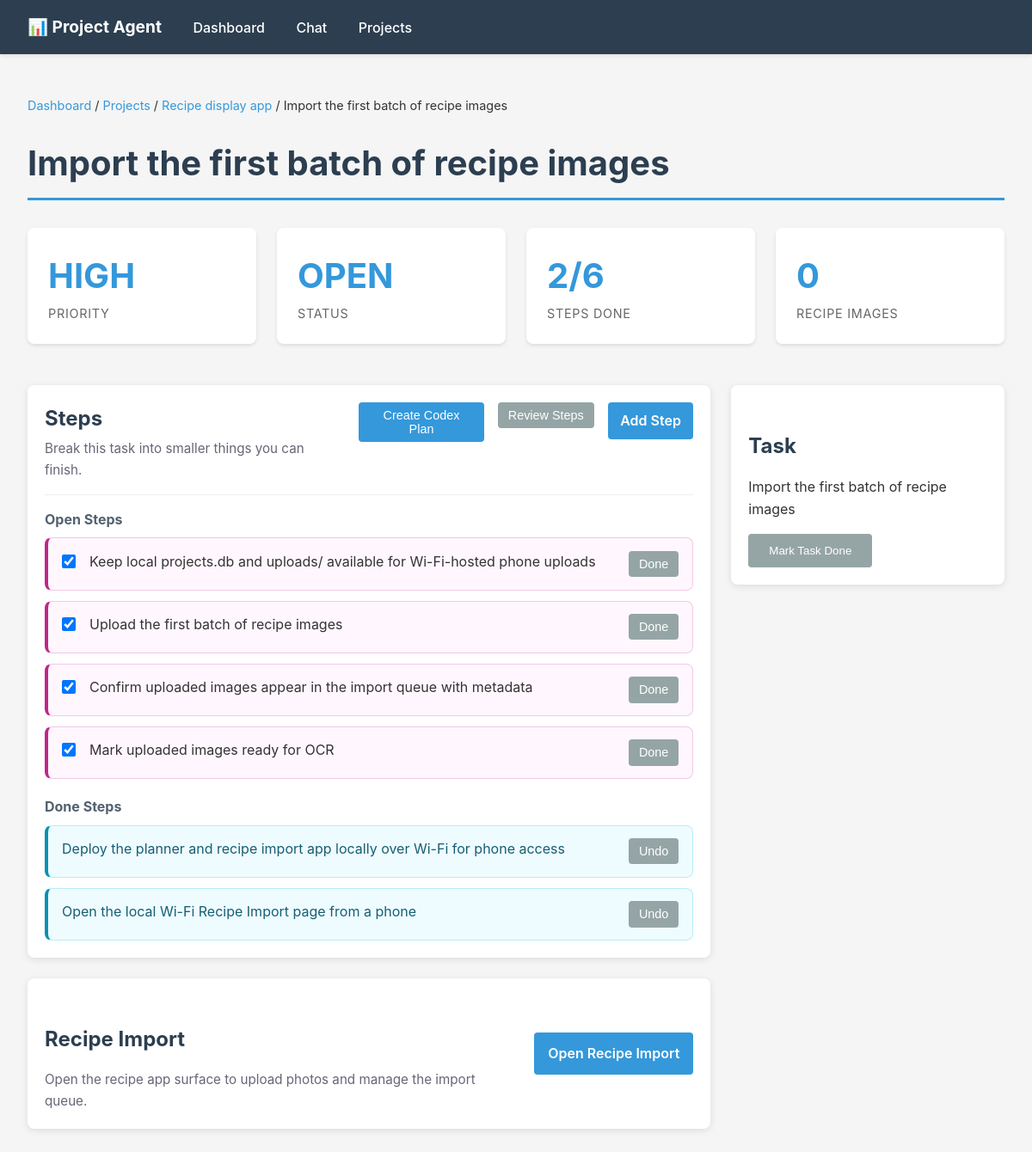
The page /projects/2/actions/10 on the database its author committed.
### tables this page shows
CREATE TABLE projects (
                id INTEGER PRIMARY KEY AUTOINCREMENT,
                name TEXT UNIQUE NOT NULL,
                status TEXT DEFAULT 'active',
                created_at TEXT DEFAULT CURRENT_TIMESTAMP,
                updated_at TEXT DEFAULT CURRENT_TIMESTAMP
            , description TEXT DEFAULT '', priority_score INTEGER DEFAULT 3, focus_reason TEXT DEFAULT '');

CREATE TABLE recommended_actions (
                id INTEGER PRIMARY KEY AUTOINCREMENT,
                project_id INTEGER NOT NULL,
                action TEXT NOT NULL,
                priority TEXT DEFAULT 'medium',
                created_at TEXT DEFAULT CURRENT_TIMESTAMP, sort_order INTEGER DEFAULT 100, status TEXT DEFAULT 'open', completed_at TEXT DEFAULT '',
                FOREIGN KEY (project_id) REFERENCES projects(id) ON DELETE CASCADE
            );

CREATE TABLE task_steps (
                id INTEGER PRIMARY KEY AUTOINCREMENT,
                action_id INTEGER NOT NULL,
                step TEXT NOT NULL,
                status TEXT DEFAULT 'open',
                sort_order INTEGER DEFAULT 100,
                completed_at TEXT DEFAULT '',
                created_at TEXT DEFAULT CURRENT_TIMESTAMP,
                FOREIGN KEY (action_id) REFERENCES recommended_actions(id) ON DELETE CASCADE
            );

### api.py (the view)
@app.get("/projects/{project_id}/actions/{action_id}")
def action_detail(request: Request, project_id: int, action_id: int):
    project = dict_from_row(db.get_project_by_id(project_id))
    action = dict_from_row(db.get_recommended_action(action_id))
    if not project or not action or action["project_id"] != project_id:
        raise HTTPException(status_code=404, detail="Task not found")
    context = {
        "request": request,
        "project": project,
        "action": action,
        "steps": dicts_from_rows(db.get_task_steps(action_id)),
        "recipe_image_count": len(db.get_recipe_images(action_id)),
        "recipe_import_url": f"/apps/recipes/import?project_id={project_id}&action_id={action_id}",
    }
    template = jinja_env.get_template("action_detail.html")
    html = template.render(context)
    return HTMLResponse(html)

### templates/action_detail.html (shortened to what this page needs)
{% extends "base.html" %}
{% block content %}
<div class="breadcrumb">
    <a href="/">Dashboard</a> / <a href="/projects">Projects</a> / <a href="/projects/{{ project.id }}">{{ project.name }}</a> / {{ action.action }}
</div>
<h1>{{ action.action }}</h1>
<div class="dashboard-grid compact-metrics">
    <div class="metric">
        <div class="metric-value">{{ action.priority|upper }}</div>
        <div class="metric-label">Priority</div>
    </div>
    <div class="metric">
        <div class="metric-value">{{ action.status|upper }}</div>
        <div class="metric-label">Status</div>
    </div>
    <div class="metric">
        <div class="metric-value">{{ steps|selectattr('status', 'equalto', 'done')|list|length }}/{{ steps|length }}</div>
        <div class="metric-label">Steps Done</div>
    </div>
    <div class="metric">
        <div class="metric-value">{{ recipe_image_count }}</div>
        <div class="metric-label">Recipe Images</div>
    </div>
</div>
<div class="task-detail-layout">
    <main>
        <section class="detail-section">
            <div class="section-header">
                <div>
                    <h2>Steps</h2>
                    <p class="section-subtitle">Break this task into smaller things you can finish.</p>
                </div>
                <form id="codex-plan-form" method="post" action="/projects/{{ project.id }}/actions/{{ action.id }}/codex-plan" class="inline-form">
                    <button type="submit" class="compact">Create Codex Plan</button>
                </form>
                <form method="post" action="/projects/{{ project.id }}/actions/{{ action.id }}/steps/review" class="inline-form">
                    <button type="submit" class="secondary compact">Review Steps</button>
                </form>
                <details class="inline-create">
                    <summary>Add Step</summary>
                </details>
            </div>
            {% set open_steps = steps|selectattr('status', 'equalto', 'open')|list %}
            {% set done_steps = steps|selectattr('status', 'equalto', 'done')|list %}
            {% if open_steps %}
                <h3 class="step-section-title">Open Steps</h3>
                <div class="task-list">
                    {% for step in open_steps %}
                        <article class="step-row">
                            <input
                                type="checkbox"
                                class="codex-step-select"
                                name="step_ids"
                                value="{{ step.id }}"
                                form="codex-plan-form"
                                checked
                                aria-label="Include step in Codex plan"
                            >
                            <div class="step-copy">
                                <span>{{ step.step }}</span>
                            </div>
                            <form method="post" action="/projects/{{ project.id }}/actions/{{ action.id }}/steps/{{ step.id }}/complete" class="inline-form">
                                <button type="submit" class="secondary compact">Done</button>
                            </form>
                        </article>
                    {% endfor %}
                </div>
            {% else %}
                <div class="empty-state">
                    <p>No open steps.</p>
                </div>
            {% endif %}
            {% if done_steps %}
                <div class="done-steps">
                    <h3 class="step-section-title">Done Steps</h3>
                    <div class="task-list">
                        {% for step in done_steps %}
                            <article class="step-row completed">
                                <div class="step-copy">
                                    <span>{{ step.step }}</span>
                                </div>
                                <form method="post" action="/projects/{{ project.id }}/actions/{{ action.id }}/steps/{{ step.id }}/reopen" class="inline-form">
                                    <button type="submit" class="secondary compact">Undo</button>
                                </form>
                            </article>
                        {% endfor %}
                    </div>
                </div>
            {% endif %}
        </section>
        <section class="detail-section app-handoff">
            <div>
                <h2>Recipe Import</h2>
                <p class="section-subtitle">Open the recipe app surface to upload photos and manage the import queue.</p>
            </div>
            <a class="button-link" href="{{ recipe_import_url }}">Open Recipe Import</a>
        </section>
    </main>
    <aside>
        <section class="detail-section">
            <h2>Task</h2>
            <p>{{ action.action }}</p>
            <form method="post" action="/projects/{{ project.id }}/actions/{{ action.id }}/complete" class="plain-form">
                <button type="submit" class="secondary">Mark Task Done</button>
            </form>
        </section>
    </aside>
</div>
{% endblock %}

### templates/base.html (style rules this page uses)
* { margin: 0; padding: 0; box-sizing: border-box; }
body { font-family: -apple-system, BlinkMacSystemFont, 'Segoe UI', 'Roboto', 'Oxygen', 'Ubuntu', 'Cantarell', sans-serif; background: #f5f5f5; color: #333; line-height: 1.6; }
h1, h2, h3 { margin: 1.5rem 0 1rem; color: #2c3e50; }
h1 { font-size: 2.5rem; border-bottom: 3px solid #3498db; padding-bottom: 0.5rem; }
h2 { font-size: 1.5rem; margin-top: 2rem; }
h3 { font-size: 1.2rem; }
.dashboard-grid { display: grid; grid-template-columns: repeat(auto-fit, minmax(250px, 1fr)); gap: 1.5rem; margin: 2rem 0; }
.metric { background: white; padding: 1.5rem; border-radius: 8px; box-shadow: 0 2px 4px rgba(0,0,0,0.1); margin-bottom: 1rem; }
.metric-value { font-size: 2.5rem; font-weight: bold; color: #3498db; }
.metric-label { color: #666; font-size: 0.9rem; text-transform: uppercase; letter-spacing: 0.05em; }
form { background: white; padding: 1.5rem; border-radius: 8px; margin: 1.5rem 0; box-shadow: 0 2px 8px rgba(0,0,0,0.1); }
input, textarea, select { width: 100%; padding: 0.75rem; border: 1px solid #ddd; border-radius: 4px; font-family: inherit; font-size: 1rem; }
button { background: #3498db; color: white; padding: 0.75rem 1.5rem; border: none; border-radius: 4px; cursor: pointer; font-weight: 500; transition: background 0.2s; }
button.secondary { background: #95a5a6; }
.breadcrumb { margin: 1rem 0; font-size: 0.9rem; }
.breadcrumb a { color: #3498db; text-decoration: none; }
.compact-metrics { grid-template-columns: repeat(auto-fit, minmax(160px, 1fr)); }
.task-detail-layout { display: grid; grid-template-columns: minmax(0, 2fr) minmax(260px, 0.8fr); gap: 1.5rem; align-items: start; }
.detail-section { background: white; border-radius: 8px; padding: 1.25rem; margin-bottom: 1.5rem; box-shadow: 0 2px 8px rgba(0,0,0,0.1); }
.section-header { display: flex; justify-content: space-between; gap: 1rem; align-items: start; border-bottom: 1px solid #eee; padding-bottom: 1rem; margin-bottom: 1rem; }
.section-header h2 { margin: 0; }
.section-subtitle { color: #667; margin-top: 0.25rem; font-size: 0.95rem; }
.inline-create { position: relative; flex: 0 0 auto; }
.inline-create summary { background: #3498db; color: white; padding: 0.55rem 0.9rem; border-radius: 4px; cursor: pointer; font-weight: 600; list-style: none; }
.task-list { display: grid; gap: 0.75rem; }
.step-row { display: grid; grid-template-columns: 1rem minmax(0, 1fr) auto; gap: 1rem; align-items: start; background: #fff7fd; border: 1px solid #f2c7e8; border-left: 4px solid #c0268a; border-radius: 8px; padding: 0.9rem 1rem; }
.codex-step-select { width: 1rem; height: 1rem; margin: 0.25rem 0 0; }
.step-copy { min-width: 0; }
.step-copy span { overflow-wrap: anywhere; }
.step-row.completed { grid-template-columns: minmax(0, 1fr) auto; background: #effcff; border-color: #b7edf4; border-left-color: #0891b2; }
.step-row.completed .step-copy span { color: #155e75; }
.step-section-title { font-size: 1rem; color: #52616f; margin: 1rem 0 0.5rem; }
.done-steps { margin-top: 1.25rem; }
.inline-form { background: none; box-shadow: none; padding: 0; margin: 0; }
.plain-form { background: none; box-shadow: none; padding: 0; margin: 1rem 0 0; }
.button-link { display: inline-block; background: #3498db; color: white; padding: 0.75rem 1rem; border-radius: 4px; text-decoration: none; font-weight: 600; white-space: nowrap; }
.app-handoff { display: flex; justify-content: space-between; gap: 1rem; align-items: center; }
button.compact { padding: 0.45rem 0.75rem; font-size: 0.9rem; }

### rows shown on the page
projects: name "Recipe display app"
recommended_actions: action "Import the first batch of recipe images", priority "HIGH", status "OPEN"
task_steps: step "Keep local projects.db and uploads/ available for Wi-Fi-hosted phone uploads"
task_steps: step "Upload the first batch of recipe images"
task_steps: step "Confirm uploaded images appear in the import queue with metadata"
task_steps: step "Mark uploaded images ready for OCR"
task_steps: step "Deploy the planner and recipe import app locally over Wi-Fi for phone access"
task_steps: step "Open the local Wi-Fi Recipe Import page from a phone"

### other values the page prints
{{ steps|selectattr('status', 'equalto', 'done')|list|length }} "2"
{{ steps|length }} "6"
{{ recipe_image_count }} "0"
